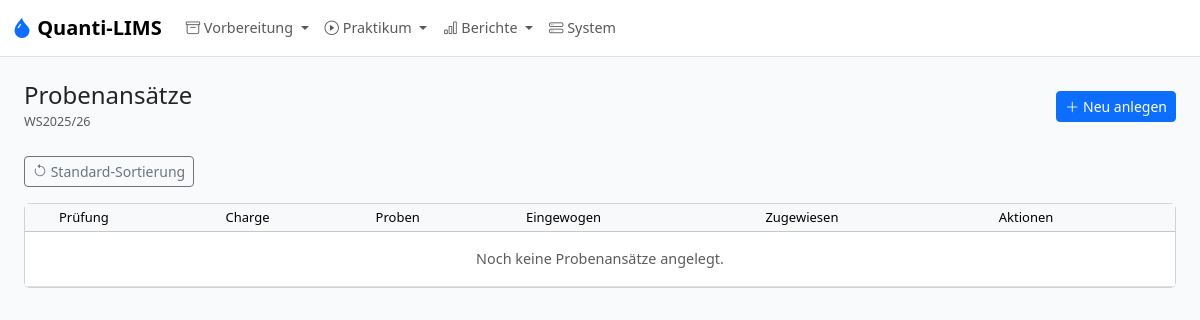
The app's page /admin/batches, older data.
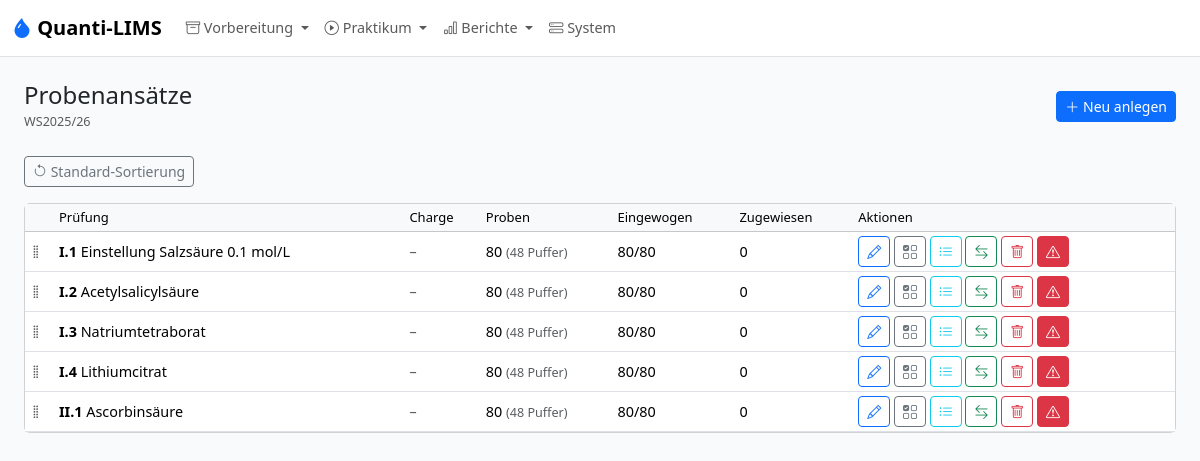
The same page, newer data.
### models.py (models this page shows, shortened)
class SampleBatch(db.Model):
    __tablename__ = "sample_batch"
    id = db.Column(db.Integer, primary_key=True)
    semester_id = db.Column(db.Integer, db.ForeignKey("semester.id"), nullable=False)
    analysis_id = db.Column(db.Integer, db.ForeignKey("analysis.id"), nullable=False)
    substance_lot_id = db.Column(db.Integer, db.ForeignKey("substance_lot.id"))
    blend_description = db.Column(db.String(500))
    gehalt_min_pct = db.Column(db.Float)
    n_extra_determinations = db.Column(db.Integer, nullable=False, default=1)
    mortar_loss_factor = db.Column(db.Float, nullable=False, default=1.1)
    target_m_s_min_g = db.Column(db.Float)
    target_m_ges_g = db.Column(db.Float)
    target_v_min_ml = db.Column(db.Float)
    target_v_max_ml = db.Column(db.Float)
    dilution_factor = db.Column(db.Float)
    dilution_solvent = db.Column(db.String(120))
    dilution_notes = db.Column(db.Text)
    titer = db.Column(db.Float, nullable=False, default=1.000)
    titer_source = db.Column(db.String(40), nullable=False, default="manual")
    titer_source_date = db.Column(db.String(20))
    titer_source_operator = db.Column(db.String(100))
    total_samples_prepared = db.Column(db.Integer, nullable=False)
    preparation_date = db.Column(db.String(20))
    prepared_by = db.Column(db.String(100))
    notes = db.Column(db.Text)
    position = db.Column(db.Integer, nullable=False, default=0)
    semester = db.relationship("Semester", back_populates="batches")
    analysis = db.relationship("Analysis", back_populates="batches")
    substance_lot = db.relationship("SubstanceLot", back_populates="batches")
    samples = db.relationship("Sample", back_populates="batch", order_by="Sample.running_number")
    __table_args__ = (db.UniqueConstraint("semester_id", "analysis_id"),)

class Analysis(db.Model):
    __tablename__ = "analysis"
    id = db.Column(db.Integer, primary_key=True)
    block_id = db.Column(db.Integer, db.ForeignKey("block.id"), nullable=False)
    code = db.Column(db.String(10), unique=True, nullable=False)
    ordinal = db.Column(db.Integer, nullable=False)
    name = db.Column(db.String(200), nullable=False)
    substance_id = db.Column(db.Integer, db.ForeignKey("substance.id"), nullable=False)
    k_determinations = db.Column(db.Integer, nullable=False, default=3)
    result_unit = db.Column(db.String(20), nullable=False, default="%")
    result_label = db.Column(db.String(50), nullable=False, default="Gehalt")
    calculation_mode = db.Column(db.String(50), nullable=False, default=MODE_ASSAY_MASS_BASED)
    e_ab_g = db.Column(db.Float)
    g_ab_min_pct = db.Column(db.Float)
    g_ab_max_pct = db.Column(db.Float)
    source_reference = db.Column(db.String(255))
    tolerance_override_min_pct = db.Column(db.Float)
    tolerance_override_max_pct = db.Column(db.Float)
    notes = db.Column(db.Text)
    block = db.relationship("Block", back_populates="analyses")
    substance = db.relationship("Substance", back_populates="analyses")
    method = db.relationship("Method", back_populates="analysis", uselist=False)
    batches = db.relationship("SampleBatch", back_populates="analysis")

### app.py (the view)
    @app.route("/admin/batches")
    def admin_batches():
        sem = active_semester()
        batches = SampleBatch.query.filter_by(semester_id=sem.id).order_by(SampleBatch.position, SampleBatch.id).all() if sem else []
        analyses = Analysis.query.order_by(Analysis.ordinal).all()
        return render_template("admin/batches.html", batches=batches, analyses=analyses, semester=sem)

### calculation_modes.py (called while the page is built)
def resolve_mode(mode: str | None) -> str:
    if mode in {MODE_ASSAY_MASS_BASED, MODE_TITRANT_STANDARDIZATION}:
        return mode
    return MODE_ASSAY_MASS_BASED

### models.py (called while the page is built)
    @property
    def is_weighed(self) -> bool:
        mode = resolve_mode(self.batch.analysis.calculation_mode if self.batch and self.batch.analysis else None)
        if mode == MODE_TITRANT_STANDARDIZATION:
            return self.m_ges_actual_g is not None
        return self.m_s_actual_g is not None and self.m_ges_actual_g is not None

    @property
    def active_assignment(self):
        for a in sorted(self.assignments, key=lambda x: x.attempt_number, reverse=True):
            if a.status != "cancelled":
                return a
        return None

### templates/admin/batches.html (shortened to what this page needs)
{% extends "base.html" %}
{% from "macros.html" import page_header %}
{% block content %}
{{ page_header("Probenansätze", semester.code if semester else "", url_for('admin_batch_form')) }}
<div class="mb-3">
  <button class="btn btn-outline-secondary btn-sm" id="reset-order-btn" title="Sortierung zurücksetzen (nach Prüfungsreihenfolge)"><i class="bi bi-arrow-counterclockwise"></i> Standard-Sortierung</button>
</div>
<div class="card">
<div class="table-responsive">
<table class="table table-sm table-hover mb-0 align-middle">
<thead class="table-light"><tr><th style="width:30px"></th><th>Prüfung</th><th>Charge</th><th>Proben</th><th>Eingewogen</th><th>Zugewiesen</th><th>Aktionen</th></tr></thead>
<tbody id="batch-sortable">
{% for b in batches %}
{% set weighed = b.samples | selectattr('is_weighed') | list | length %}
{% set ns = namespace(assigned=0) %}
{% for s in b.samples %}{% if s.active_assignment %}{% set ns.assigned = ns.assigned + 1 %}{% endif %}{% endfor %}
<tr data-id="{{ b.id }}">
  <td class="drag-handle" style="cursor:grab"><i class="bi bi-grip-vertical text-body-secondary"></i></td>
  <td><strong>{{ b.analysis.code }}</strong> {{ b.analysis.name }}</td>
  <td>{% if b.substance_lot %}{{ b.substance_lot.lot_number }} (p={{ b.p_effective|fmt(1) }}%){% else %}<span class="text-body-secondary">–</span>{% endif %}</td>
  <td>{{ b.total_samples_prepared }} <span class="text-body-secondary small">({{ b.samples|selectattr('is_buffer')|list|length }} Puffer)</span></td>
  <td>{{ weighed }}/{{ b.samples|length }}</td>
  <td>{{ ns.assigned }}</td>
  <td>
    <a href="{{ url_for('admin_batch_form', id=b.id) }}" class="btn btn-outline-primary btn-sm" title="Bearbeiten"><i class="bi bi-pencil"></i></a>
    <a href="{{ url_for('ta_weighing_batch', batch_id=b.id) }}" class="btn btn-outline-secondary btn-sm" title="Einwaage"><i class="bi bi-ui-checks-grid"></i></a>
    <a href="{{ url_for('admin_batch_samples', batch_id=b.id) }}" class="btn btn-outline-info btn-sm" title="Proben verwalten"><i class="bi bi-list-ul"></i></a>
    <form method="POST" action="{{ url_for('admin_batch_assign_initial', id=b.id) }}" class="d-inline" onsubmit="return confirm('Erstanalysen zuweisen (Student k → Probe k)?')">
      <button type="submit" class="btn btn-outline-success btn-sm" title="Erstanalysen zuweisen"><i class="bi bi-arrow-left-right"></i></button>
    </form>
    <form method="POST" action="{{ url_for('admin_batch_delete', id=b.id) }}" class="d-inline" onsubmit="return confirm('Probenansatz {{ b.analysis.code }} löschen? Bei bestehenden Zuweisungen wird blockiert.')">
      <button type="submit" class="btn btn-outline-danger btn-sm" title="Löschen"><i class="bi bi-trash"></i></button>
    </form>
    <form method="POST" action="{{ url_for('admin_batch_delete', id=b.id) }}" class="d-inline" onsubmit="return confirm('ENDGÜLTIG löschen? Alle Proben, Zuweisungen und Ergebnisse werden unwiderruflich entfernt!')">
      <button type="submit" class="btn btn-danger btn-sm" title="Endgültig löschen inkl. aller Daten"><i class="bi bi-exclamation-triangle"></i></button>
    </form>
  </td>
</tr>
{% endfor %}
{% if not batches %}
<tr><td colspan="7" class="text-center text-body-secondary py-3">Noch keine Probenansätze angelegt.</td></tr>
{% endif %}
</tbody></table></div></div>
{% endblock %}

Row changes from the older to the newer data that the page shows:
added SampleBatch: analysis.code "I.1", analysis.name "Einstellung Salzsäure 0.1 mol/L", total_samples_prepared "80", samples|selectattr "48", samples|length "80", assigned "0"
added SampleBatch: analysis.code "I.2", analysis.name "Acetylsalicylsäure", total_samples_prepared "80", samples|selectattr "48", samples|length "80", assigned "0"
added SampleBatch: analysis.code "I.3", analysis.name "Natriumtetraborat", total_samples_prepared "80", samples|selectattr "48", samples|length "80", assigned "0"
added SampleBatch: analysis.code "I.4", analysis.name "Lithiumcitrat", total_samples_prepared "80", samples|selectattr "48", samples|length "80", assigned "0"
added SampleBatch: analysis.code "II.1", analysis.name "Ascorbinsäure", total_samples_prepared "80", samples|selectattr "48", samples|length "80", assigned "0"
Text that changed along with them:
text no longer shown: "Noch keine Probenansätze angelegt."
